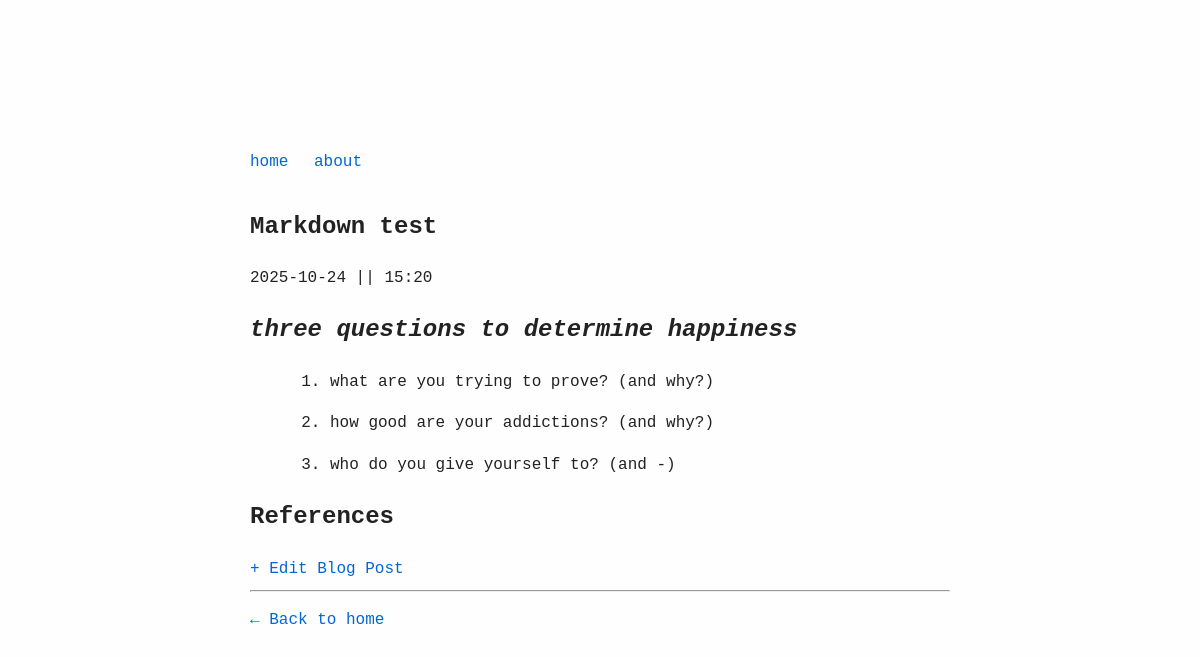
/markdown-test/, run on the app's committed database.
### portfolio/models.py (models this page shows, shortened)
class Post(models.Model):
    title = models.CharField(max_length=200)
    slug = models.SlugField(unique=True)
    content = models.TextField()
    created_at = models.DateTimeField(auto_now_add=True)
    updated_at = models.DateTimeField(auto_now=True)

### portfolio/views.py (the view)
# urls.py: path('<slug:slug>/', views.post_detail, name='post_detail'),
def post_detail(request, slug):
    post = get_object_or_404(Post, slug=slug)
    return render(request, 'post.html', {'post': post})

### portfolio/templatetags/markdown_extras.py (called while the page is built)
@register.filter()
@stringfilter
def markdown(value):
    return md.markdown(value, extensions=['markdown.extensions.fenced_code'])

### templates/post.html (shortened to what this page needs)
{% extends "base.html" %}
{% load markdown_extras %}
{% block content %}
<article>
  <h1>{{ post.title }}</h1>
  <div class="post-content">
    {{ post.content| markdown | safe }}
  </div>
</article>
<a href="{% url 'post_edit' post.slug %}">+ Edit Blog Post</a>
<hr>
<p><a href="/">← Back to home</a></p>
{% endblock %}

### templates/base.html (style rules this page uses)
body { margin: 0; padding: 0; font-family: 'JetBrains Mono', 'Monaco', 'Menlo', 'Courier New', monospace; background-color: #fefefe; color: #222; display: flex; align-items: center; justify-content: center; min-height: 100vh; line-height: 1.6; }
a { color: #0366d6; text-decoration: none; }

### data on the page
Post: title "Markdown test", content "2025-10-24 || 15:20 three questions to determine happiness what are you trying to prove? (and why?) how good are your addictions? (and why?) who do you give yourself to? (and -) References"
